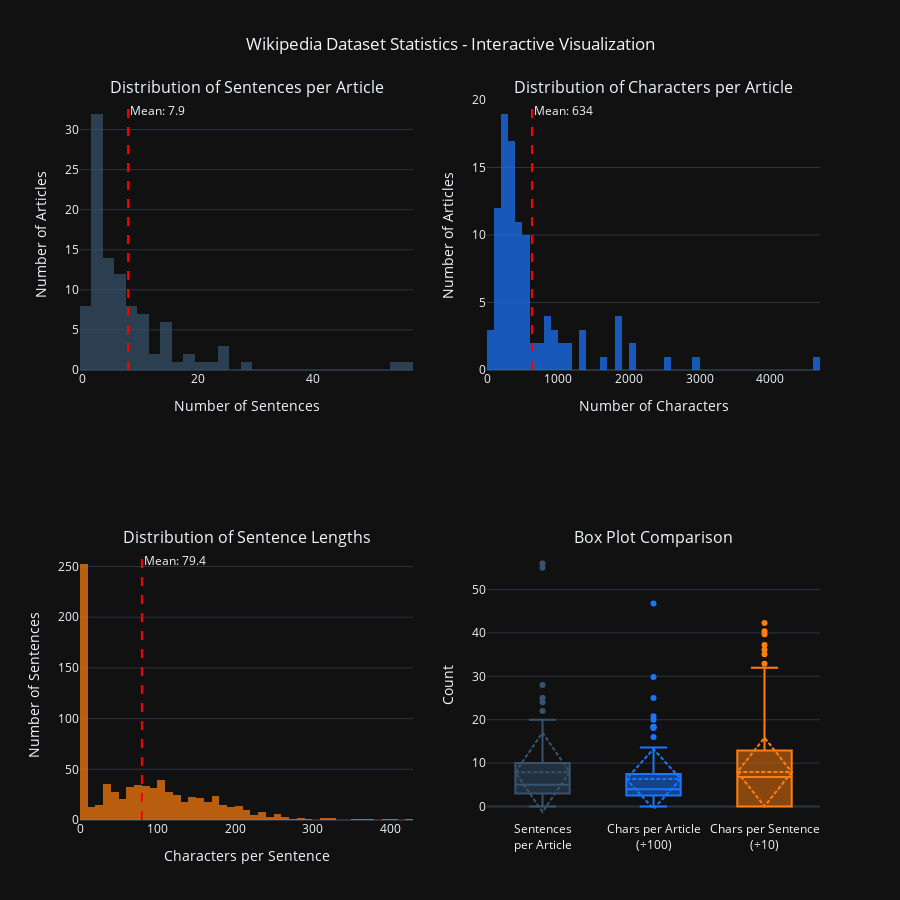
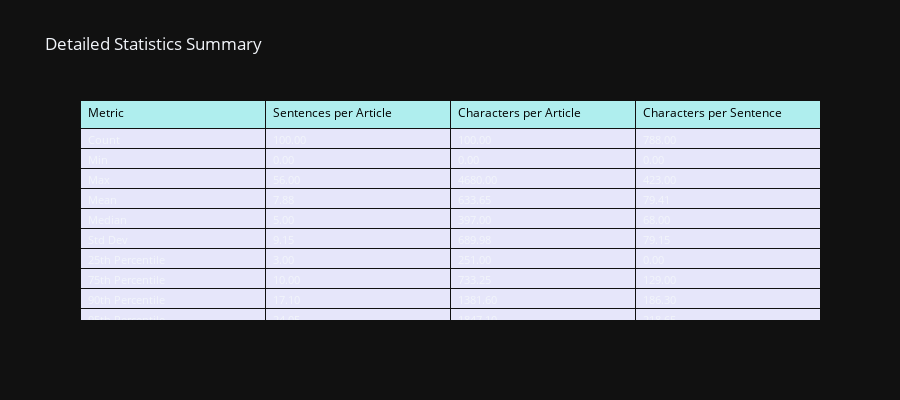

The notebook cell these images were saved under, in order:
### Code cell
WIKI_DIR = "reduced_fever_data/wiki"
run_exploration(WIKI_DIR)

### Figure 1 — Plotly figure (JSON) as saved in the notebook; plotly's stock layout.template omitted (floating-point values rounded to 4 significant figures; data arrays with more than 128 entries replaced by an {"elided": "..."} marker saying what was removed)
{"data": [{"hovertemplate": "Sentences: %{x}<br>Count: %{y}<extra></extra>", "marker": {"color": "rgb(55, 83, 109)"}, "name": "Sentences per Article", "nbinsx": 50, "opacity": 0.7, "x": [7, 2, 3, 11, 22, 17, 3, 2, 25, 2, 2, 2, 15, 6, 15, 5, 6, 3, 11, 10, 2, 2, 7, 20, 12, 15, 5, 3, 7, 4, 10, 3, 5, 4, 2, 7, 6, 0, 8, 6, 56, 1, 3, 7, 2, 55, 3, 6, 1, 3, 6, 1, 2, 1, 5, 11, 24, 4, 2, 25, 8, 2, 1, 2, 8, 4, 4, 14, 13, 4, 8, 2, 2, 3, 9, 1, 8, 3, 1, 11, 8, 4, 4, 2, 3, 18, 3, 28, 15, 4, 8, 3, 3, 15, 3, 5, 19, 3, 11, 6], "type": "histogram", "xaxis": "x", "yaxis": "y"}, {"hovertemplate": "Characters: %{x}<br>Count: %{y}<extra></extra>", "marker": {"color": "rgb(26, 118, 255)"}, "name": "Characters per Article", "nbinsx": 50, "opacity": 0.7, "x": [381, 251, 405, 340, 2080, 2001, 207, 157, 1317, 108, 262, 142, 1111, 512, 1836, 248, 422, 252, 955, 599, 362, 112, 935, 1839, 1357, 1148, 426, 391, 719, 343, 833, 457, 504, 576, 334, 439, 225, 0, 611, 627, 4680, 157, 321, 585, 267, 1814, 280, 880, 108, 340, 223, 147, 92, 107, 200, 940, 2503, 449, 381, 527, 285, 239, 115, 281, 776, 431, 162, 438, 896, 395, 340, 200, 261, 325, 1086, 119, 424, 333, 72, 885, 583, 201, 146, 285, 424, 1603, 489, 559, 371, 585, 1009, 247, 251, 1811, 343, 315, 2986, 399, 1333, 537], "type": "histogram", "xaxis": "x2", "yaxis": "y2"}, {"hovertemplate": "Characters: %{x}<br>Count: %{y}<extra></extra>", "marker": {"color": "rgb(255, 127, 14)"}, "name": "Characters per Sentence", "nbinsx": 50, "opacity": 0.7, "x": {"elided": "788 int values"}, "type": "histogram", "xaxis": "x3", "yaxis": "y3"}, {"boxmean": "sd", "hovertemplate": "Value: %{y}<extra></extra>", "marker": {"color": "rgb(55, 83, 109)"}, "name": "Sentences<br>per Article", "y": [7, 2, 3, 11, 22, 17, 3, 2, 25, 2, 2, 2, 15, 6, 15, 5, 6, 3, 11, 10, 2, 2, 7, 20, 12, 15, 5, 3, 7, 4, 10, 3, 5, 4, 2, 7, 6, 0, 8, 6, 56, 1, 3, 7, 2, 55, 3, 6, 1, 3, 6, 1, 2, 1, 5, 11, 24, 4, 2, 25, 8, 2, 1, 2, 8, 4, 4, 14, 13, 4, 8, 2, 2, 3, 9, 1, 8, 3, 1, 11, 8, 4, 4, 2, 3, 18, 3, 28, 15, 4, 8, 3, 3, 15, 3, 5, 19, 3, 11, 6], "type": "box", "xaxis": "x4", "yaxis": "y4"}, {"boxmean": "sd", "hovertemplate": "Value: %{y:.1f} (×100)<extra></extra>", "marker": {"color": "rgb(26, 118, 255)"}, "name": "Chars per Article<br>(÷100)", "y": [3.81, 2.51, 4.05, 3.4, 20.8, 20.01, 2.07, 1.57, 13.17, 1.08, 2.62, 1.42, 11.11, 5.12, 18.36, 2.48, 4.22, 2.52, 9.55, 5.99, 3.62, 1.12, 9.35, 18.39, 13.57, 11.48, 4.26, 3.91, 7.19, 3.43, 8.33, 4.57, 5.04, 5.76, 3.34, 4.39, 2.25, 0.0, 6.11, 6.27, 46.8, 1.57, 3.21, 5.85, 2.67, 18.14, 2.8, 8.8, 1.08, 3.4, 2.23, 1.47, 0.92, 1.07, 2.0, 9.4, 25.03, 4.49, 3.81, 5.27, 2.85, 2.39, 1.15, 2.81, 7.76, 4.31, 1.62, 4.38, 8.96, 3.95, 3.4, 2.0, 2.61, 3.25, 10.86, 1.19, 4.24, 3.33, 0.72, 8.85, 5.83, 2.01, 1.46, 2.85, 4.24, 16.03, 4.89, 5.59, 3.71, 5.85, 10.09, 2.47, 2.51, 18.11, 3.43, 3.15, 29.86, 3.99, 13.33, 5.37], "type": "box", "xaxis": "x4", "yaxis": "y4"}, {"boxmean": "sd", "hovertemplate": "Value: %{y:.1f} (×10)<extra></extra>", "marker": {"color": "rgb(255, 127, 14)"}, "name": "Chars per Sentence<br>(÷10)", "y": {"elided": "788 float values"}, "type": "box", "xaxis": "x4", "yaxis": "y4"}], "layout": {"xaxis": {"anchor": "y", "domain": [0.0, 0.45], "title": {"text": "Number of Sentences"}}, "yaxis": {"anchor": "x", "domain": [0.625, 1.0], "title": {"text": "Number of Articles"}}, "xaxis2": {"anchor": "y2", "domain": [0.55, 1.0], "title": {"text": "Number of Characters"}}, "yaxis2": {"anchor": "x2", "domain": [0.625, 1.0], "title": {"text": "Number of Articles"}}, "xaxis3": {"anchor": "y3", "domain": [0.0, 0.45], "title": {"text": "Characters per Sentence"}}, "yaxis3": {"anchor": "x3", "domain": [0.0, 0.375], "title": {"text": "Number of Sentences"}}, "xaxis4": {"anchor": "y4", "domain": [0.55, 1.0]}, "yaxis4": {"anchor": "x4", "domain": [0.0, 0.375], "title": {"text": "Count"}}, "annotations": [{"font": {"size": 16}, "showarrow": false, "text": "Distribution of Sentences per Article", "x": 0.225, "xanchor": "center", "xref": "paper", "y": 1.0, "yanchor": "bottom", "yref": "paper"}, {"font": {"size": 16}, "showarrow": false, "text": "Distribution of Characters per Article", "x": 0.775, "xanchor": "center", "xref": "paper", "y": 1.0, "yanchor": "bottom", "yref": "paper"}, {"font": {"size": 16}, "showarrow": false, "text": "Distribution of Sentence Lengths", "x": 0.225, "xanchor": "center", "xref": "paper", "y": 0.375, "yanchor": "bottom", "yref": "paper"}, {"font": {"size": 16}, "showarrow": false, "text": "Box Plot Comparison", "x": 0.775, "xanchor": "center", "xref": "paper", "y": 0.375, "yanchor": "bottom", "yref": "paper"}, {"showarrow": false, "text": "Mean: 7.9", "x": 7.88, "xanchor": "left", "xref": "x", "y": 1, "yanchor": "top", "yref": "y domain"}, {"showarrow": false, "text": "Mean: 634", "x": 633.6, "xanchor": "left", "xref": "x2", "y": 1, "yanchor": "top", "yref": "y2 domain"}, {"showarrow": false, "text": "Mean: 79.4", "x": 79.41, "xanchor": "left", "xref": "x3", "y": 1, "yanchor": "top", "yref": "y3 domain"}], "shapes": [{"line": {"color": "red", "dash": "dash"}, "type": "line", "x0": 7.88, "x1": 7.88, "xref": "x", "y0": 0, "y1": 1, "yref": "y domain"}, {"line": {"color": "red", "dash": "dash"}, "type": "line", "x0": 633.6, "x1": 633.6, "xref": "x2", "y0": 0, "y1": 1, "yref": "y2 domain"}, {"line": {"color": "red", "dash": "dash"}, "type": "line", "x0": 79.41, "x1": 79.41, "xref": "x3", "y0": 0, "y1": 1, "yref": "y3 domain"}], "title": {"text": "Wikipedia Dataset Statistics - Interactive Visualization", "x": 0.5}, "height": 900, "showlegend": false, "hovermode": "closest"}}

### Figure 2 — Plotly figure (JSON) as saved in the notebook; plotly's stock layout.template omitted (floating-point values rounded to 4 significant figures)
{"data": [{"cells": {"align": "left", "fill": {"color": "lavender"}, "font": {"size": 11}, "values": [["Count", "Min", "Max", "Mean", "Median", "Std Dev", "25th Percentile", "75th Percentile", "90th Percentile", "95th Percentile"], ["100.00", "0.00", "56.00", "7.88", "5.00", "9.15", "3.00", "10.00", "17.10", "24.05"], ["100.00", "0.00", "4680.00", "633.65", "397.00", "689.98", "251.00", "733.25", "1381.60", "1847.10"], ["788.00", "0.00", "423.00", "79.41", "68.00", "79.15", "0.00", "129.00", "186.30", "218.65"]]}, "header": {"align": "left", "fill": {"color": "paleturquoise"}, "font": {"color": "black", "size": 12}, "values": ["Metric", "Sentences per Article", "Characters per Article", "Characters per Sentence"]}, "type": "table"}], "layout": {"title": {"text": "Detailed Statistics Summary"}, "height": 400}}
